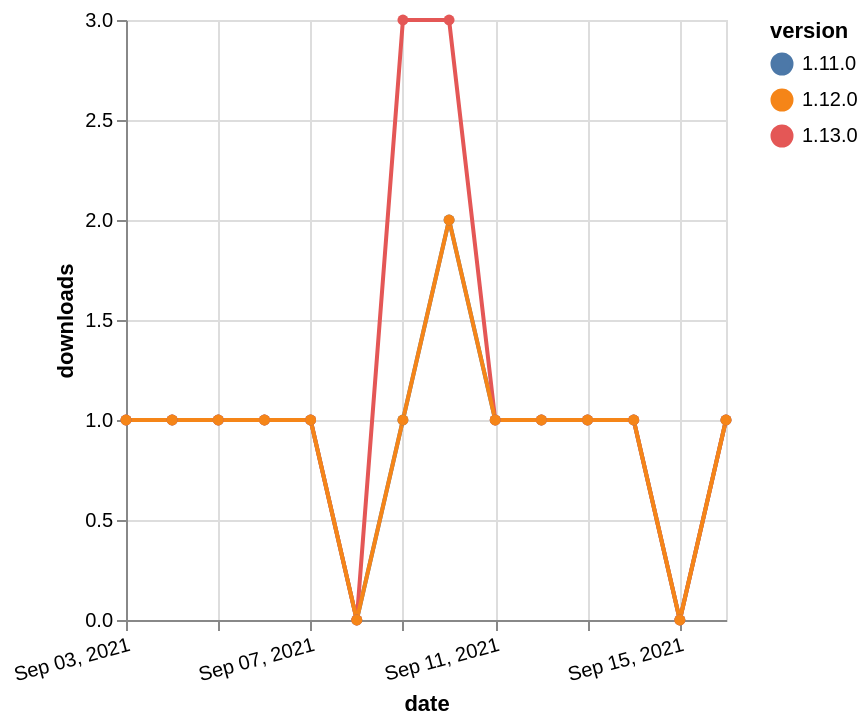

Vega-Lite specification for this chart:
### Vega-Lite specification from a JSON file in a GitHub repository (floating-point values rounded to 4 significant figures)
{"$schema": "https://vega.github.io/schema/vega-lite/v5.json", "description": "A simple bar chart with embedded data.", "data": {"values": [{"date": "2021-09-03", "total": 212, "delta": 1, "version": "1.11.0"}, {"date": "2021-09-04", "total": 213, "delta": 1, "version": "1.11.0"}, {"date": "2021-09-05", "total": 214, "delta": 1, "version": "1.11.0"}, {"date": "2021-09-06", "total": 215, "delta": 1, "version": "1.11.0"}, {"date": "2021-09-07", "total": 216, "delta": 1, "version": "1.11.0"}, {"date": "2021-09-08", "total": 216, "delta": 0, "version": "1.11.0"}, {"date": "2021-09-09", "total": 217, "delta": 1, "version": "1.11.0"}, {"date": "2021-09-10", "total": 219, "delta": 2, "version": "1.11.0"}, {"date": "2021-09-11", "total": 220, "delta": 1, "version": "1.11.0"}, {"date": "2021-09-12", "total": 221, "delta": 1, "version": "1.11.0"}, {"date": "2021-09-13", "total": 222, "delta": 1, "version": "1.11.0"}, {"date": "2021-09-14", "total": 223, "delta": 1, "version": "1.11.0"}, {"date": "2021-09-15", "total": 223, "delta": 0, "version": "1.11.0"}, {"date": "2021-09-16", "total": 224, "delta": 1, "version": "1.11.0"}, {"date": "2021-09-03", "total": 280, "delta": 1, "version": "1.13.0"}, {"date": "2021-09-04", "total": 281, "delta": 1, "version": "1.13.0"}, {"date": "2021-09-05", "total": 282, "delta": 1, "version": "1.13.0"}, {"date": "2021-09-06", "total": 283, "delta": 1, "version": "1.13.0"}, {"date": "2021-09-07", "total": 284, "delta": 1, "version": "1.13.0"}, {"date": "2021-09-08", "total": 284, "delta": 0, "version": "1.13.0"}, {"date": "2021-09-09", "total": 287, "delta": 3, "version": "1.13.0"}, {"date": "2021-09-10", "total": 290, "delta": 3, "version": "1.13.0"}, {"date": "2021-09-11", "total": 291, "delta": 1, "version": "1.13.0"}, {"date": "2021-09-12", "total": 292, "delta": 1, "version": "1.13.0"}, {"date": "2021-09-13", "total": 293, "delta": 1, "version": "1.13.0"}, {"date": "2021-09-14", "total": 294, "delta": 1, "version": "1.13.0"}, {"date": "2021-09-15", "total": 294, "delta": 0, "version": "1.13.0"}, {"date": "2021-09-16", "total": 295, "delta": 1, "version": "1.13.0"}, {"date": "2021-09-03", "total": 172, "delta": 1, "version": "1.12.0"}, {"date": "2021-09-04", "total": 173, "delta": 1, "version": "1.12.0"}, {"date": "2021-09-05", "total": 174, "delta": 1, "version": "1.12.0"}, {"date": "2021-09-06", "total": 175, "delta": 1, "version": "1.12.0"}, {"date": "2021-09-07", "total": 176, "delta": 1, "version": "1.12.0"}, {"date": "2021-09-08", "total": 176, "delta": 0, "version": "1.12.0"}, {"date": "2021-09-09", "total": 177, "delta": 1, "version": "1.12.0"}, {"date": "2021-09-10", "total": 179, "delta": 2, "version": "1.12.0"}, {"date": "2021-09-11", "total": 180, "delta": 1, "version": "1.12.0"}, {"date": "2021-09-12", "total": 181, "delta": 1, "version": "1.12.0"}, {"date": "2021-09-13", "total": 182, "delta": 1, "version": "1.12.0"}, {"date": "2021-09-14", "total": 183, "delta": 1, "version": "1.12.0"}, {"date": "2021-09-15", "total": 183, "delta": 0, "version": "1.12.0"}, {"date": "2021-09-16", "total": 184, "delta": 1, "version": "1.12.0"}]}, "width": "container", "mark": {"type": "line", "point": {"filled": true}}, "encoding": {"x": {"field": "date", "type": "temporal", "timeUnit": "yearmonthdate", "title": "date", "axis": {"labelAngle": -15}}, "y": {"field": "delta", "type": "quantitative", "title": "downloads"}, "color": {"field": "version", "type": "nominal"}, "tooltip": {"field": "delta"}}}
